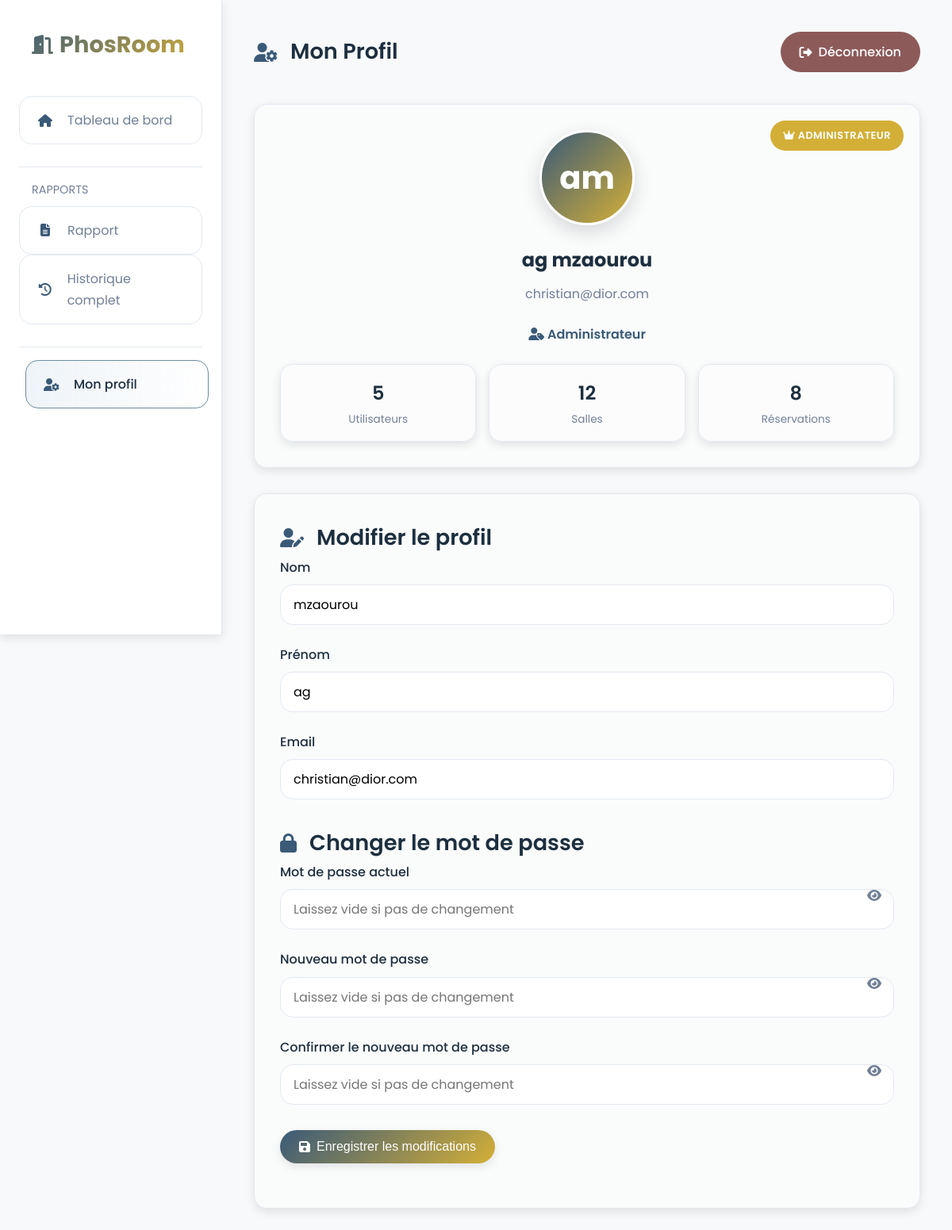
/profile.php (signed in), run on the app's committed database.
### tables this page shows
CREATE TABLE `utilisateurs` (
  `id` int(11) NOT NULL,
  `nom` varchar(100) NOT NULL,
  `prenom` varchar(100) NOT NULL,
  `email` varchar(150) NOT NULL,
  `mot_de_passe` varchar(255) NOT NULL,
  `seConnecter` tinyint(1) DEFAULT 0,
  `role` enum('administrateur','formateur','participant') NOT NULL DEFAULT 'participant'
);

### classes.php (called while the page is built, shortened)
<?php
abstract class Utilisateur {
    public $nom;
    public $prenom;
       public function getNom() {
        return $this->nom;
    }
    public function getPrenom() {
        return $this->prenom;
    }
}
?>

### profile.php (the view, shortened to what this page needs)
<?php
require_once __DIR__ . '/sidebar.php';
try {
    $stmt = $pdo->prepare("SELECT * FROM utilisateurs WHERE id = ?");
    $stmt->execute([$user->getId()]);
    $userData = $stmt->fetch(PDO::FETCH_ASSOC);
    $userStats = [
        'total_reservations' => 0,
        'pending_reservations' => 0,
        'confirmed_reservations' => 0
    ];
    if ($user instanceof Administrateur) {
        $stmt = $pdo->prepare("SELECT COUNT(*) as total FROM utilisateurs");
        $stmt->execute();
        $userStats['total_users'] = $stmt->fetchColumn();
        $stmt = $pdo->prepare("SELECT COUNT(*) as total FROM salles");
        $stmt->execute();
        $userStats['total_rooms'] = $stmt->fetchColumn();
        $stmt = $pdo->prepare("SELECT COUNT(*) as total FROM reservation");
        $stmt->execute();
        $userStats['total_reservations'] = $stmt->fetchColumn();
        $stmt = $pdo->prepare("SELECT COUNT(*) as pending FROM reservation WHERE statut = 'En attente'");
        $stmt->execute();
        $userStats['pending_reservations'] = $stmt->fetchColumn();
    }
} catch (PDOException $e) {
    $errorMessage = "Erreur de base de données: " . $e->getMessage();
} catch (Exception $e) {
    $errorMessage = $e->getMessage();
}
?>
<!DOCTYPE html>
<html lang="fr">
<head>
    <link rel="stylesheet" href="https://cdnjs.cloudflare.com/ajax/libs/font-awesome/6.4.0/css/all.min.css">
</head>
<body>
        <main class="main-content">
            <header class="header">
                <h1 class="section-title">
                    <i class="fas fa-user-cog"></i>
                    Mon Profil
                </h1>
                <div class="header-actions">
                    <a href="?logout=true" class="btn btn-danger" onclick="return confirm('Êtes-vous sûr de vouloir vous déconnecter?')">
                        <i class="fas fa-sign-out-alt"></i> Déconnexion
                    </a>
                </div>
            </header>
            <div class="profile-section">
                <div class="profile-card">
                    <?php if ($user instanceof Administrateur): ?>
                        <div class="admin-badge">
                            <i class="fas fa-crown"></i> Administrateur
                        </div>
                    <?php endif; ?>
                    <div class="profile-avatar"><?= substr($user->getPrenom(), 0, 1) . substr($user->getNom(), 0, 1) ?></div>
                    <h2 class="profile-name"><?= htmlspecialchars($user->getPrenom()) ?> <?= htmlspecialchars($user->getNom()) ?></h2>
                    <p class="profile-email"><?= htmlspecialchars($userData['email']) ?></p>
                    <p class="profile-role">
                        <i class="fas fa-user-tag"></i>
                        <?= htmlspecialchars($userData['role']) ?>
                    </p>
                    <?php if ($user instanceof Administrateur): ?>
                        <div class="admin-stats">
                            <div class="stat-item">
                                <div class="stat-number"><?= $userStats['total_users'] ?></div>
                                <div class="stat-label">Utilisateurs</div>
                            </div>
                            <div class="stat-item">
                                <div class="stat-number"><?= $userStats['total_rooms'] ?></div>
                                <div class="stat-label">Salles</div>
                            </div>
                            <div class="stat-item">
                                <div class="stat-number"><?= $userStats['total_reservations'] ?></div>
                                <div class="stat-label">Réservations</div>
                            </div>
                        </div>
                    <?php endif; ?>
                </div>
                <div class="profile-card">
                    <form method="POST">
                        <h2 class="section-title">
                            <i class="fas fa-user-edit"></i>
                            Modifier le profil
                        </h2>
                        <div class="form-group">
                            <label for="nom">Nom</label>
                            <input type="text" id="nom" name="nom" class="form-control"
                                   value="<?= htmlspecialchars($userData['nom']) ?>" required>
                        </div>
                        <div class="form-group">
                            <label for="prenom">Prénom</label>
                            <input type="text" id="prenom" name="prenom" class="form-control"
                                   value="<?= htmlspecialchars($userData['prenom']) ?>" required>
                        </div>
                        <div class="form-group">
                            <label for="email">Email</label>
                            <input type="email" id="email" name="email" class="form-control"
                                   value="<?= htmlspecialchars($userData['email']) ?>" required>
                        </div>
                        <h2 class="section-title" style="margin-top: 2rem;">
                            <i class="fas fa-lock"></i>
                            Changer le mot de passe
                        </h2>
                        <div class="form-group password-toggle">
                            <label for="current_password">Mot de passe actuel</label>
                            <input type="password" id="current_password" name="current_password" class="form-control" placeholder="Laissez vide si pas de changement">
                            <i class="fas fa-eye" onclick="togglePassword('current_password')"></i>
                        </div>
                        <div class="form-group password-toggle">
                            <label for="new_password">Nouveau mot de passe</label>
                            <input type="password" id="new_password" name="new_password" class="form-control" placeholder="Laissez vide si pas de changement">
                            <i class="fas fa-eye" onclick="togglePassword('new_password')"></i>
                        </div>
                        <div class="form-group password-toggle">
                            <label for="confirm_password">Confirmer le nouveau mot de passe</label>
                            <input type="password" id="confirm_password" name="confirm_password" class="form-control" placeholder="Laissez vide si pas de changement">
                            <i class="fas fa-eye" onclick="togglePassword('confirm_password')"></i>
                        </div>
                        <div class="form-group" style="margin-top: 2rem;">
                            <button type="submit" class="btn btn-primary">
                                <i class="fas fa-save"></i> Enregistrer les modifications
                            </button>
                        </div>
                    </form>
                </div>
            </div>
        </main>
    </div>
</body>
</html>

### sidebar.php (style rules this page uses)
:root { --primary: #3A5A78; --primary-light: #6B8D9E; --primary-dark: #1D2F3F; --accent: #D4AF37; --light: #F8F9FA; --text: #2D3748; --text-light: #718096; --white: #FFFFFF; --gray: #E2E8F0; --success: #5A8D5A; --warning: #8D7B5A; --error: #8D5A5A; --dark-bg: #0F172A; --dark-surface: #1E293B; --dark-text: #F1F5F9; --dark-text-light: #94A3B8; --dark-gray: #334155; --dark-primary: #5B8FB9; --dark-primary-light: #7FB3D5; --dark-primary-dark: #1E3A8A; --dark-accent: #FBBF24; --gradient: linear-gradient(135deg, var(--primary) 0%, var(--accent) 100%); --glass: rgba(255, 255, 255, 0.3); --dark-glass: rgba(30, 41, 59, 0.5); --radius: 16px; --transition: all 0.4s cubic-bezier(0.16, 1, 0.3, 1); --shadow-sm: 0 4px 12px rgba(0, 0, 0, 0.1); --shadow-md: 0 8px 24px rgba(0, 0, 0, 0.15); --shadow-lg: 0 15px 35px rgba(0, 0, 0, 0.2); }
* { margin: 0; padding: 0; box-sizing: border-box; }
body { font-family: "Poppins", sans-serif; background-color: var(--light); color: var(--text); line-height: 1.6; overflow-x: hidden; transition: background-color 0.5s ease, color 0.5s ease; }
.main-content { padding: 2.5rem; position: relative; background-color: var(--light); transition: background-color 0.3s ease; }

### data on the page
utilisateurs: prenom "a", nom "m", prenom "ag", nom "mzaourou", email "christian@dior.com", role "Administrateur"

### other printed values
$userStats['total_users'] "5"
$userStats['total_rooms'] "12"
$userStats['total_reservations'] "8"
